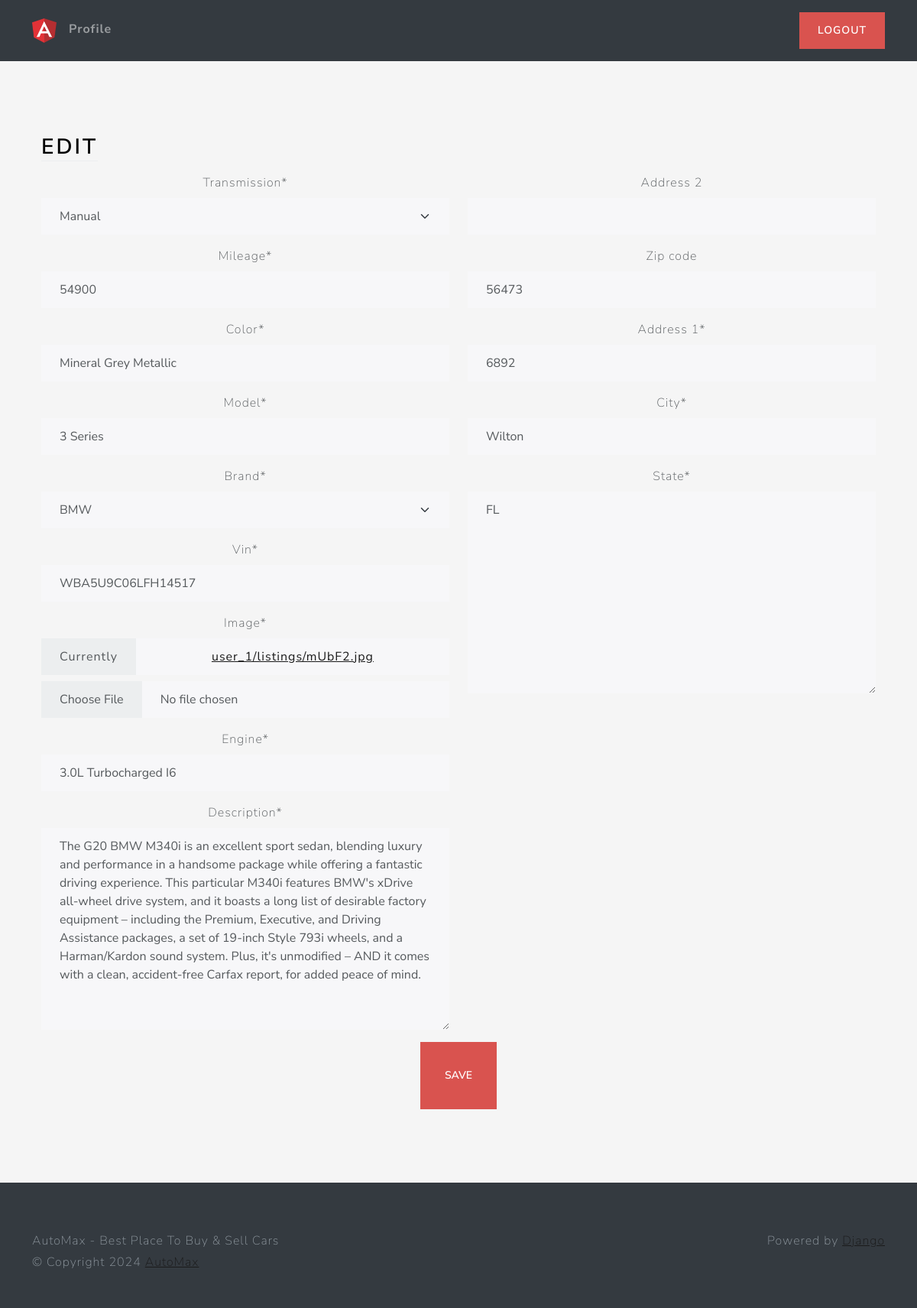
Screenshot of /listing/c6f152bb49c34c8e9950c72a45f29dd1/edit/ (signed in) with the database file from the repository.
### main/models.py (models this page shows, shortened)
class Listing(models.Model):
  id = models.UUIDField(primary_key=True, default=uuid.uuid4, unique=True,editable=False)
  created_at = models.DateTimeField(auto_now_add=True)
  updated_at = models.DateTimeField(auto_now=True)
  seller=models.ForeignKey(Profile,on_delete=models.CASCADE)
  brand=models.CharField(max_length=24 , choices=CARS_BRANDS, default=None)
  model=models.CharField(max_length=24,)
  vin=models.CharField(max_length=17,)
  mileage=models.IntegerField(default=0)
  color=models.CharField(max_length=24,)
  description=models.TextField()
  engine=models.CharField(max_length=24,)
  transmission=models.CharField(max_length=24,choices=TRANSMISSION_OPTIONS , default=None)
  location=models.OneToOneField(Location,on_delete=models.SET_NULL,null=True)
  image=models.ImageField(upload_to=user_listing_path)

### users/models.py (models this page shows, shortened)
class Location(models.Model):
  address_1=models.CharField(max_length=128 , blank=True)
  address_2=models.CharField(max_length=128,blank=True)
  city=models.CharField(max_length=64)
  state=USStateField(default="NY")
  zip_code=USZipCodeField(blank=True)

### main/views.py (the view)
# urls.py: path('listing/<str:id>/edit/',edit_view,name='edit'),
@login_required
def edit_view(request,id):
  try:
    listing=Listing.objects.get(id=id)
    if listing is None:
      raise Exception
    if request.method=='POST':
      listing_form=ListingForm(request.POST, request.FILES,instance=listing)
      location_form=LocationForm(request.POST,instance=listing.location)
      if listing_form.is_valid and location_form.is_valid():
        listing_form.save()
        location_form.save()
        messages.info(request,f'{listing.model} Listing Edited Successfully!')
        return redirect('home')
      else:
        messages.error(request,f'An error occured while editing the listing. Please try again later.')
        return reload()
    else:
      listing_form=ListingForm(instance=listing)
      location_form=LocationForm(instance=listing.location)
    context={
      'location_form':location_form,
      'listing_form':listing_form
    }
    return render(request,"views/edit.html",context)
  except Exception as e:
    messages.error(request,f'An error occured while editing the listing. Please try again later.')
    return redirect('home')

### users/forms.py
class LocationForm(forms.ModelForm):
  address_1 = forms.CharField(required=True)
  zip_code =USZipCodeField(required=True)
  class Meta:
    model=Location
    fields = {'address_1', 'address_2', 'city', 'state', 'zip_code'}

### main/forms.py
class ListingForm(forms.ModelForm):
  image = forms.ImageField()
  class Meta:
    model = Listing
    fields = {'brand', 'model', 'vin', 'mileage',
    'color', 'description', 'engine', 'transmission', 'image'}

### main/templates/views/edit.html (shortened to what this page needs)
{% extends "base/base.html" %}
{% load static %}
{% load crispy_forms_tags %}
{% block 'body' %}
<div class="container-fluid text-center py-5">
  <div class="container px-4 py-5">
    <div class="row g-4">
      <div class="col d-flex align-items-start">
        <div>
          <h2 class="mb-3 border-bottom" style="color: black">Edit</h2>
        </div>
      </div>
    </div>
    <form action="" method="post" enctype="multipart/form-data">
      <div class="row">
        <div class="col-6">
          {{listing_form|crispy}}
        </div>
        <div class="col-6">
          {{location_form|crispy}}
        </div>
      </div>
      <button class="btn btn-lg btn-danger" type="submit">Save</button>
    </form>
  </div>
</div>
{% endblock %}

### main/static/css/style.css (style rules this page uses)
html, body { height: 100%; }
body { align-items: center; padding-bottom: 40px; background-color: #f5f5f5; }
.h2, h2 { color: white; }

### rows the page displays
Listing: transmission "Manual", mileage "54900", color "Mineral Grey Metallic", model "3 Series", brand "BMW", vin "WBA5U9C06LFH14517", engine "3.0L Turbocharged I6", description "The G20 BMW M340i is an excellent sport sedan, blending luxury and performance in a handsome package while offering a fantastic driving experience. This particular M340i features BMW's xDrive all-wheel drive system, and it boasts a long list of desirable factory equipment – including the Premium, Executive, and Driving Assistance packages, a set of 19-inch Style 793i wheels, and a Harman/Kardon sound system. Plus, it's unmodified – AND it comes with a clean, accident-free Carfax report, for added peace of mind."
Location: zip_code "56473", address_1 "6892", city "Wilton", state "FL"
